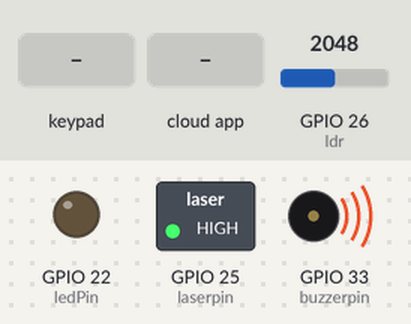
A sketch run on a simulated ESP32. Shown: switched loads named in the sketch (green lamp = pin HIGH), output pins drawn as LEDs (lit = HIGH), buzzer (waves = sounding, pin HIGH). The test bench sets the inputs (shaded band); at power-on: GPIO 26 (ldr) = 2048. WiFi joins after 1.5 s; servers stay silent unless stated; the Firebase database answers and starts empty; what the sketch prints to the serial monitor is not drawn.

Above: at 2.7 s.
2.8 s: GPIO 26 (ldr) set to 1927
At 3.9 s:
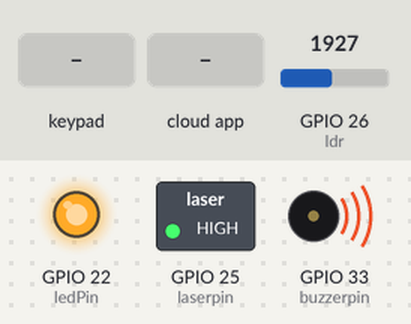
4.4 s: key 'A' pressed
8.5 s: GPIO 26 (ldr) set to 2040
At 9.6 s:
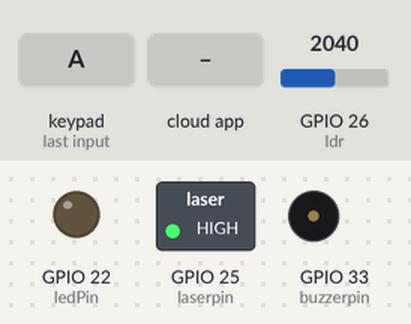
10.0 s: keypad keys 1 2 3 4 pressed 0.72 s apart
At 16.9 s:
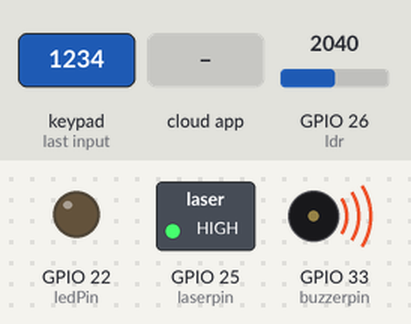
17.0 s: key 'B' pressed
21.1 s: the phone or cloud app sets buzzer_state to 0
At 23.0 s:
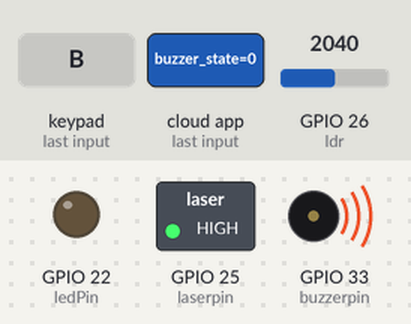
Timing chart, 0 to 24.5 s (numbered marks = the images above; inputs shaded):
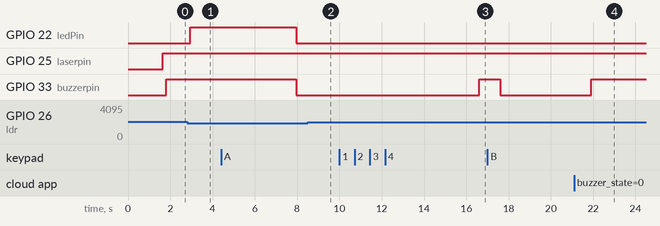

The sketch:

sketch_dec11a.ino
```cpp
#include <Keypad.h>
#include <WiFi.h>
#include <Firebase_ESP_Client.h>


#define WIFI_SSID "AhmedA33"
#define WIFI_PASSWORD "123456789a"
#define API_KEY "AIzaSyB2ptEHahA0z76PDvUfqdxcTKxLue2ZfIY"
#define DATABASE_URL "https://fir-basic-e2df0-default-rtdb.firebaseio.com/"
#define USER_EMAIL "ahmedelbnna38@gmail.com"
#define USER_PASSWORD "Ahmed@133"

// Define Firebase Data object
FirebaseData f1;
FirebaseAuth auth;
FirebaseConfig config;

unsigned long sendDataPrevMillis = 0;

// Password Length
const int Password_Length = 4;

// Character to hold password input
int laserpin = 25;
int buzzerpin = 33;
int ldr=26;
int ldrValue=0;
int ledPin = 22;
// states from mobile app
String laserState;
String buzzerState;
// Password
String Master = "1234";
String Data;

// Variables for attempts
const int max_attempts = 3; // Maximum number of attempts allowed
int attempts = 0; // Counter for incorrect attempts

// Counter for character entries
int data_count = 0;

// Character to hold key input
char customKey;

// Constants for row and column sizes
const byte ROWS = 4;
const byte COLS = 4;

// Array to represent keys on keypad
char hexaKeys[ROWS][COLS] = {
  {'1', '2', '3', 'A'},
  {'4', '5', '6', 'B'},
  {'7', '8', '9', 'C'},
  {'*', '0', '#', 'D'}
};

// Connections to Arduino
byte rowPins[ROWS] = {18,5,17,16};
byte colPins[COLS] = {4,0,2,15};

// Create keypad object
Keypad customKeypad = Keypad(makeKeymap(hexaKeys), rowPins, colPins, ROWS, COLS);


void setup() {

  Serial.begin(115200);
  WiFi.begin(WIFI_SSID, WIFI_PASSWORD);

  Serial.print("Connecting to Wi-Fi");
  while (WiFi.status() != WL_CONNECTED)
  {
    Serial.print(".");
    delay(300);
  }
  Serial.println();
  Serial.print("Connected with IP: ");
  Serial.println(WiFi.localIP());

  /* Assign the api key (required) */
  config.api_key = API_KEY;

  /* Assign the user sign in credentials */
  auth.user.email = USER_EMAIL;
  auth.user.password = USER_PASSWORD;

  /* Assign the RTDB URL (required) */
  config.database_url = DATABASE_URL;

  // Comment or pass false value when WiFi reconnection will control by your code or third party library e.g. WiFiManager
  Firebase.reconnectNetwork(true);

  // Since v4.4.x, BearSSL engine was used, the SSL buffer need to be set.
  // Large data transmission may require larger RX buffer, otherwise connection issue or data read time out can be occurred.
  f1.setBSSLBufferSize(4096 /* Rx buffer size in bytes from 512 - 16384 */, 1024 /* Tx buffer size in bytes from 512 - 16384 */);

  // Limit the size of response payload to be collected in FirebaseData
  f1.setResponseSize(2048);
  Firebase.begin(&config, &auth);
  Firebase.setDoubleDigits(5);
  config.timeout.serverResponse = 10 * 1000;

  pinMode(laserpin, OUTPUT);
  pinMode(buzzerpin, OUTPUT);
  pinMode(ledPin, OUTPUT);
  Serial.println("Enter Password:");
}

void loop() {
   // Firebase.ready() should be called repeatedly to handle authentication tasks.
  if (Firebase.ready() && (millis() - sendDataPrevMillis > 1000 || sendDataPrevMillis == 0))
  {
    sendDataPrevMillis = millis();

   if(Firebase.RTDB.getString(&f1, "/gate_state", &laserState)){
     if(laserState=="LASER OFF")
         digitalWrite(laserpin, 0);
         else{
          digitalWrite(laserpin,1);
         }
   }
   if(Firebase.RTDB.getString(&f1, "/buzzer_state", &buzzerState)){
     if(buzzerState=="BUZZER OFF")
         digitalWrite(buzzerpin, 0);
         else{
          digitalWrite(buzzerpin,1);
         }
   }

  // Infinite loop for password attempts
    // Look for keypress
    digitalWrite(laserpin,1);
     ldrValue = analogRead(ldr); // Read the LDR value
   // Serial.println(ldrValue);            // Print the value to the Serial Monitor

    // Control the LED based on the LDR value
    if (ldrValue < 2000) { // Adjust this threshold as needed
        Firebase.RTDB.setString(&f1, "/buzzer_state", "BUZZER ON");
        digitalWrite(ledPin, 1);
        digitalWrite(buzzerpin, 1);
        delay(5000);
        digitalWrite(ledPin, 0);
        digitalWrite(buzzerpin,0); // Turn on the LED
        Firebase.RTDB.setString(&f1, "/buzzer_state", "BUZZER OFF");
    }

    delay(100); // Delay for stability
    customKey = customKeypad.getKey();
    if (customKey) {
      // Enter keypress into array and increment counter
      Data += customKey;
      Serial.print(Data[data_count]);
      data_count++;
    }

    // See if we have reached the password length
    if (data_count == Password_Length) {
      if (Data == Master) {
        // Correct password
        digitalWrite(laserpin,0);
        Firebase.RTDB.setString(&f1, "/gate_state", "LASER OFF");
        delay(5000);
        digitalWrite(laserpin,1);
        Firebase.RTDB.setString(&f1, "/gate_state", "LASER ON");
        Serial.println("\nPassword correct");


        Data = "";
        data_count = 0;
        attempts = 0; // Reset attempts
        Serial.println("Enter new password:");
      } else {
        // Incorrect password
        attempts++;
        Serial.println("\nPassword incorrect");
        Data = "";
        data_count = 0;
        digitalWrite(buzzerpin, HIGH);
        delay(1000);
        digitalWrite(buzzerpin, LOW);
        delay(1000);

        if (attempts >= max_attempts) {
          // Max attempts reached
          Serial.println("Maximum attempts reached. Access denied.");
            digitalWrite(ledPin, 1);
            digitalWrite(buzzerpin, 1); // Keep buzzer on
            Firebase.RTDB.setString(&f1, "/buzzer_state", "BUZZER ON");
            delay(4000);
            digitalWrite(buzzerpin, 0);
            digitalWrite(ledPin, 0);
            Firebase.RTDB.setString(&f1, "/buzzer_state", "BUZZER OFF");

        } else {
          // Allow retry
          Serial.println("Try again:");
        }
      }
    }
  }
}
```

Measured:
- the behaviour switches between 2000 and 1999 on GPIO 26 (ldr) (found by bisection; images 0 and 1)
- after the input at 2.8 s, GPIO 22 (ledPin): LOW → HIGH after 0.16 s
- after the input at 8.5 s, GPIO 22 (ledPin), GPIO 33 (buzzerpin): stays LOW (without the input it goes to HIGH after 0.16 s)
- after the input at 10.0 s, GPIO 33 (buzzerpin): LOW → HIGH after 6.6 s
- after the input at 21.1 s, GPIO 33 (buzzerpin): LOW → HIGH after 0.82 s
